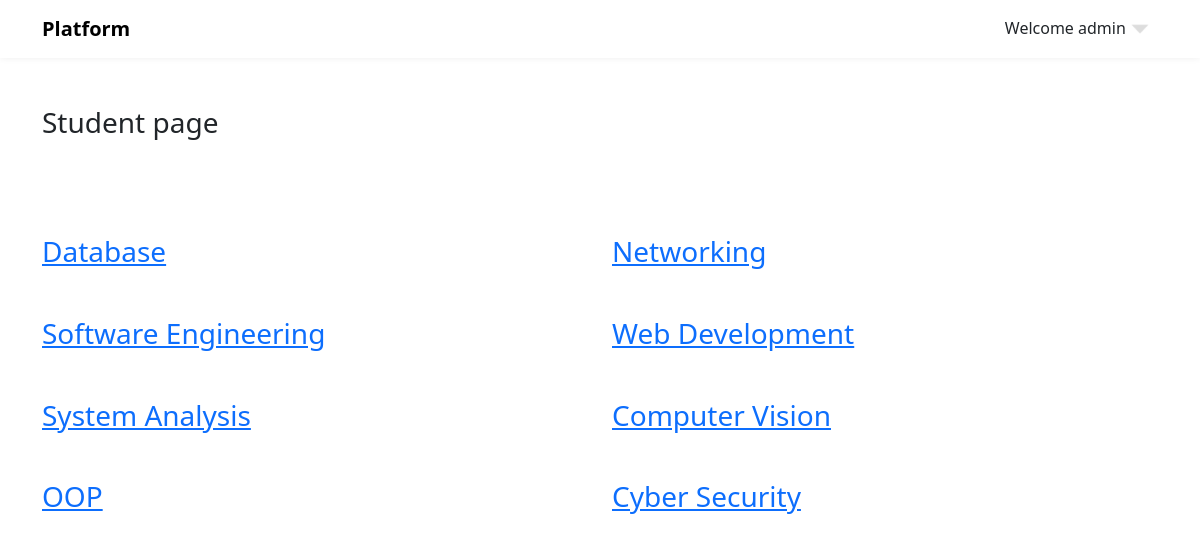
The app's page /student (signed in) with its own data.
### app.py (models this page shows)
class Course(db.Model):
    id = db.Column(db.Integer, primary_key=True, autoincrement=True)
    name = db.Column(db.String(255), unique=True, nullable=False)
    doctor_id = db.Column(db.Integer, db.ForeignKey('doctor.id'))
    questions = db.relationship('Questions', backref='courses', lazy=True)
    scores = db.relationship('Score', backref='courses', lazy=True)

### app.py (the view)
@myapp.route("/student", methods=['GET', 'POST'])
def studentIndex():
    if 'user_id' not in session:
        return redirect(url_for('studentLogin'))
    activeindex = "active"
    with myapp.app_context():
        existing_student = Student.query.filter_by(id = session['user_id']).first()
        courses = Course.query.all()
    return render_template('student/student.html', title="Home Page", activeIndex=activeindex, session=session,courses=courses )

### templates/student/student.html (shortened to what this page needs)
{% extends 'base.html' %}
{% block link %}
<link rel="stylesheet" href="{{ url_for('static' , filename='css/student.css') }}">
{% endblock %}
{% block body %}
<div class="container">
    <h3 class="mt-5 mb-5">Student page</h3>
    <div class="row pt-5">
        {% if courses %}
            {%for course in courses%}
                <div class="col-md-6">
                    <h3 class="mb-5"><a href="{{url_for('course_details', course_id=course.id)}}"> {{ course.name }} </a></h3>
                </div>
            {% endfor %}
        {% endif %}
    </div>
</div>
{% endblock %}

### static/css/layout.css (style rules this page uses)
* { box-sizing: border-box; }
:root { --white-color: #FFFFFF; --primary-color: #f44749; --secondary-color: #f3af24; --section-bg-color: #F9F9F9; --dark-color: #000000; --title-color: #565758; --news-title-color: #292828; --p-color: #717275; --border-color: #eaeaea; --body-font-family: 'Montserrat', sans-serif; }
body { background: var(--white-color); font-family: var(--body-font-family); position: relative; }

### records on screen
Course: name "Database"
Course: name "Networking"
Course: name "Software Engineering"
Course: name "Web Development"
Course: name "System Analysis"
Course: name "Computer Vision"
Course: name "OOP"
Course: name "Cyber Security"

### other values on screen
{{ session['doctor_name'] }} "admin"
